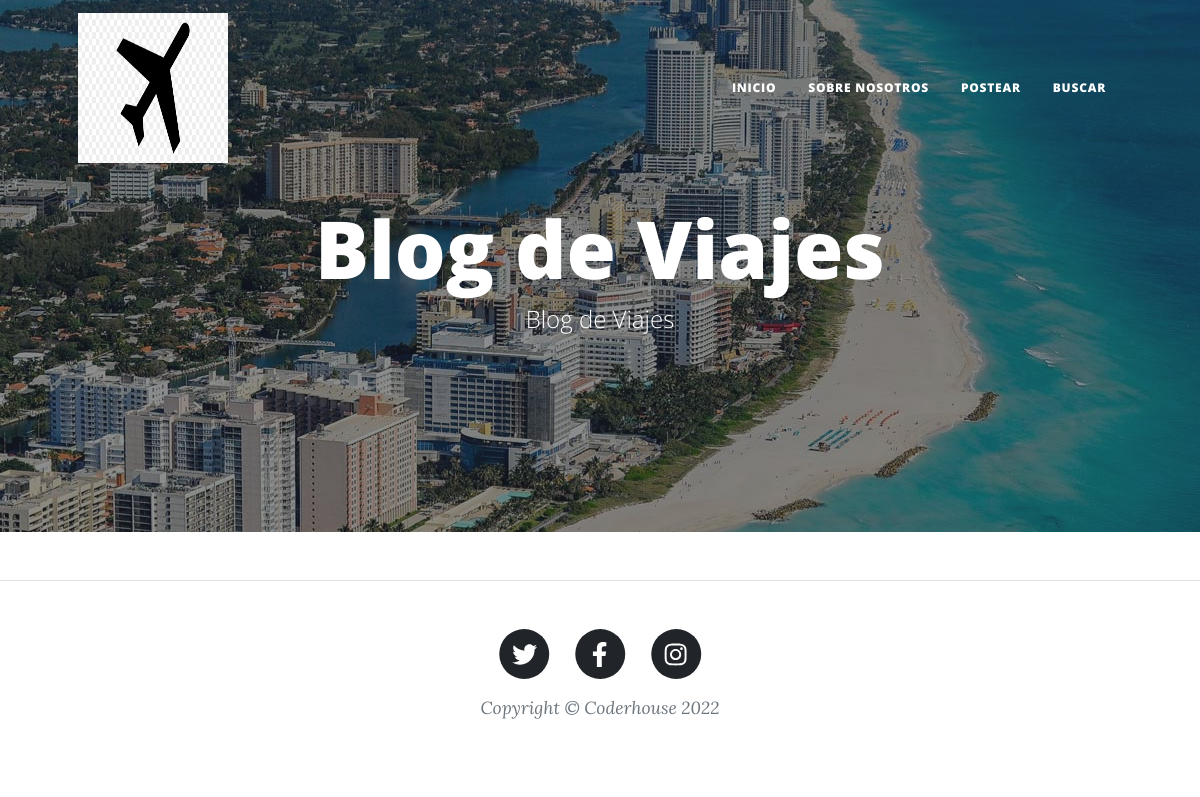
Before: / with the older database file.
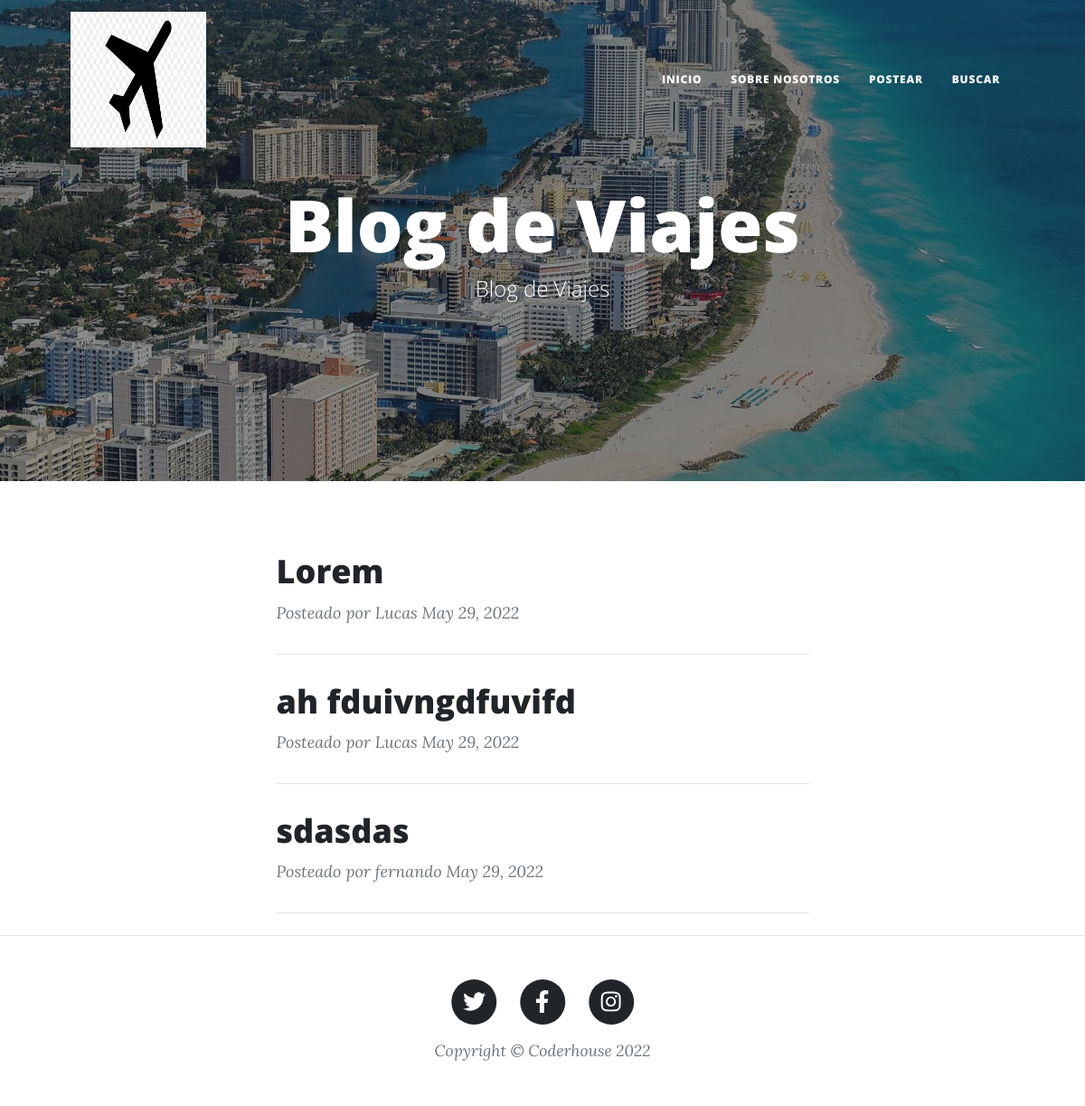
After: the same page with the newer database file.
### AppBlog/models.py (models this page shows, shortened)
class Posteo(models.Model):
    autor = models.CharField(max_length = 40)
    email = models.EmailField()
    fecha = models.DateField(auto_now_add = True)
    titulo = models.CharField(max_length = 40, primary_key = True)
    cuerpo = models.TextField('')

### AppBlog/views.py (the view)
# urls.py: path('', views.inicio, name = 'Inicio'),
def inicio(request):
    id = 1
    listadoPosteos = Posteo.objects.all()
    diccionario = {'id': id, 'listadoPosteos': listadoPosteos}
    return render(request,'AppBlog/inicio.html', diccionario)

### AppBlog/templates/AppBlog/inicio.html
{% extends "AppBlog/padre.html" %}
{% load static %}
{% block titulo_header %}
    <h1>Blog de Viajes</h1>
    <span class='subheading'>Blog de Viajes</span>
{% endblock %}
{% block contenido_principal %}
    <div class="container px-4 px-lg-5">
        <div class="row gx-4 gx-lg-5 justify-content-center">
            <div class="col-md-10 col-lg-8 col-xl-7">
                {% for posteo in listadoPosteos %}
                    <div class='post-preview'>
                        <a href='{% url "Posteo" posteo.titulo%}'>
                            <h2 class='post-title'>{{posteo.titulo}}</h2>
                        </a>
                        <p class='post-meta'>
                            Posteado por
                            <span>{{posteo.autor}}</span>
                            {{posteo.fecha}}
                        </p>
                    </div>
                    <hr class='my-4' />
                {% endfor %}
            </div>
        </div>
    </div>
{% endblock %}

### AppBlog/templates/AppBlog/padre.html (shortened to what this page needs)
<!DOCTYPE html>
<html lang='en'>
    <head>
        {% load static %}
        <link href='{% static "AppBlog/css/styles.css" %}' rel='stylesheet' />
    </head>
    <body>
        <nav class='navbar navbar-expand-lg navbar-light' id='mainNav'>
            <div class='container px-4 px-lg-5'>
                <a class='navbar-brand' href='{% url "Inicio" %}'><img src='{% static "AppBlog/assets/img/logo.png" %}' alt='Logo' title='Logo' height='150px' width='150px'></a>
                <div class='collapse navbar-collapse' id='navbarResponsive'>
                    <ul class='navbar-nav ms-auto py-4 py-lg-0'>
                        <li class='nav-item'><a class='nav-link px-lg-3 py-3 py-lg-4' href='{% url "Inicio" %}'>Inicio</a></li>
                        <li class='nav-item'><a class='nav-link px-lg-3 py-3 py-lg-4' href='{% url "sobreNosotros" %}'>Sobre Nosotros</a></li>
                        <li class='nav-item'><a class='nav-link px-lg-3 py-3 py-lg-4' href='{% url "hacerPosteo" %}'>Postear</a></li>
                        <li class='nav-item'><a class='nav-link px-lg-3 py-3 py-lg-4' href='{% url "Buscar" %}'>Buscar</a></li>
                    </ul>
                </div>
            </div>
        </nav>
        <header class='masthead' style='background-image: url("{% static "AppBlog/assets/img/home.jpg" %}")'>
            <div class='container position-relative px-4 px-lg-5'>
                <div class='row gx-4 gx-lg-5 justify-content-center'>
                    <div class='col-md-10 col-lg-8 col-xl-7'>
                        <div class='site-heading'>
                            {% block titulo_header %}
                            {% endblock %}
                        </div>
                    </div>
                </div>
            </div>
        </header>
        {% block contenido_principal %}
        {% endblock %}
        <footer class='border-top'>
            <div class='container px-4 px-lg-5'>
                <div class='row gx-4 gx-lg-5 justify-content-center'>
                    <div class='col-md-10 col-lg-8 col-xl-7'>
                        <ul class='list-inline text-center'>
                            <li class='list-inline-item'>
                                <a href='#!'>
                                    <span class='fa-stack fa-lg'>
                                        <i class='fas fa-circle fa-stack-2x'></i>
                                        <i class='fab fa-twitter fa-stack-1x fa-inverse'></i>
                                    </span>
                                </a>
                            </li>
                            <li class='list-inline-item'>
                                <a href='#!'>
                                    <span class='fa-stack fa-lg'>
                                        <i class='fas fa-circle fa-stack-2x'></i>
                                        <i class='fab fa-facebook-f fa-stack-1x fa-inverse'></i>
                                    </span>
                                </a>
                            </li>
                            <li class='list-inline-item'>
                                <a href='#!'>
                                    <span class='fa-stack fa-lg'>
                                        <i class='fas fa-circle fa-stack-2x'></i>
                                        <i class='fab fa-instagram fa-stack-1x fa-inverse'></i>
                                    </span>
                                </a>
                            </li>
                        </ul>
                        <div class='small text-center text-muted fst-italic'>Copyright &copy; Coderhouse 2022</div>
                    </div>
                </div>
            </div>
        </footer>
    </body>
</html>

Changed rows visible on the page:
added Posteo: titulo "Lorem", autor "Lucas", fecha "May 29, 2022"
added Posteo: titulo "ah fduivngdfuvifd", autor "Lucas", fecha "May 29, 2022"
added Posteo: titulo "sdasdas", autor "fernando", fecha "May 29, 2022"
